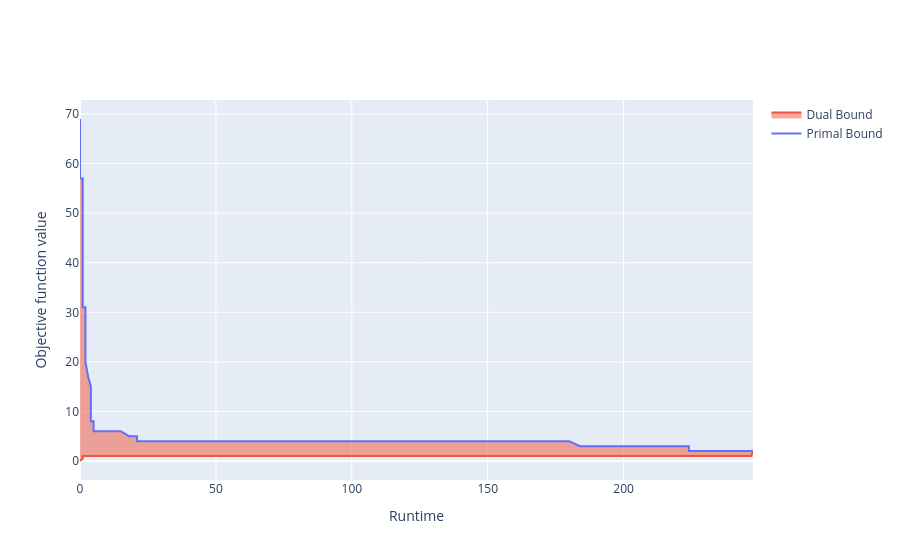

Write notebook code for a chart like this one.
### Code cell
locale.setlocale(locale.LC_ALL, "en_US.UTF-8")
results = glt.parse(
    "results/time_per_it_gurobi_2/M_3_Ntr_100_AtrId_1_K_2_MoId_1_GroupSize_2_Group_0_MiId_1_N_50_SameAlt_True_DId_1_Method_mip_Config_0_Mie_False_MieConfig_None_MieId_1_McId_1_Id_0_Path_False_PId_1_It_0_1.json"
)

default_run = results.progress()

fig = go.Figure()
fig.add_trace(
    go.Scatter(x=default_run["Time"], y=default_run["Incumbent"], name="Primal Bound")
)
fig.add_trace(
    go.Scatter(
        x=default_run["Time"],
        y=default_run["BestBd"],
        fill="tonexty",
        name="Dual Bound",
    )
)
fig.update_xaxes(title_text="Runtime")
fig.update_yaxes(title_text="Objective function value")
fig.show()
